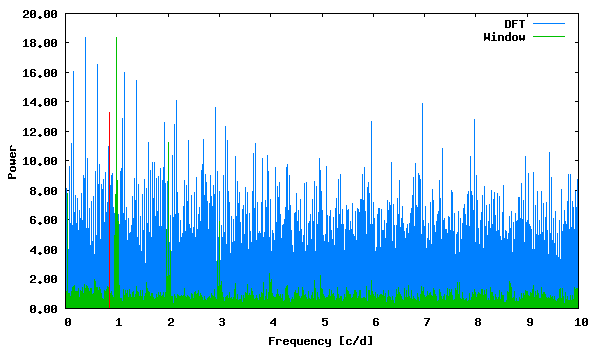

This figure's gnuplot source:
set term png size 600,350 medium
set colors classic
set output "phase_lc_19.deeming.png"
set xlabel "Frequency [c/d]"
set ylabel "Power"
set format y "%5.2f"
plot "deeming.periodogram" using 1:2 with lines linecolor 3 title "DFT", "deeming.periodogram" using 1:3 with lines linecolor 2 title "Window", "<echo '0.849064 13.28296207'" with impulses linecolor 1 title ""
 
